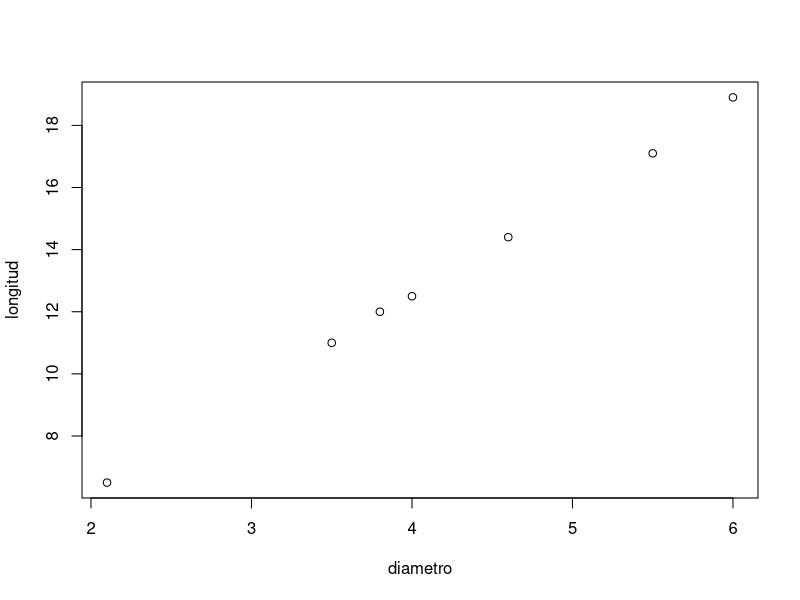
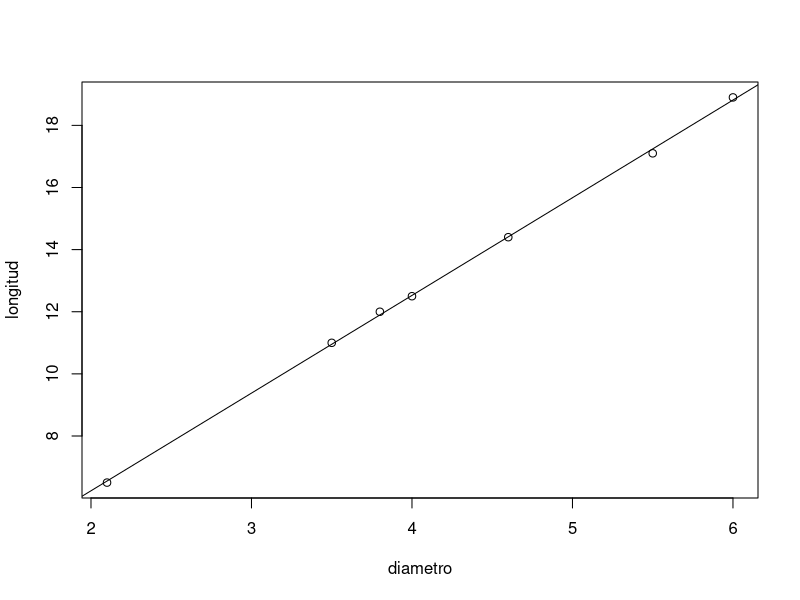

The R script that drew these images, in order:
# borrar todo
rm(list=ls())
# Mediante la letra c (componer) creo vectores
# <- flecha para asignar
# x:diametro y:longitud
diametro <- c(2.10,5.50,4.00,3.80,6.00,3.50,4.60)
longitud <- c(6.50,17.10,12.50,12.00,18.90,11.00,14.40)

#ploteo
plot(diametro,longitud)


## lm es la función que invoca el algoritmo de Regresión Lineal. lm([target variable] ~ [predictor variables], data = [data source])

# Determino la variable dependiente e independiente

## El símbolo “~” nos permite relacionar las variables en cuestión. 
## El operador ~ tilde nos permite separar el lado izquierdo del lado derecho en una formula
## En el caso de una realacion lineal del tipo "y = x + b", lo que esta a la izquierda del tilde
## es la variable dependiente (y, respuesta) y a la derecha la independiente (x, explicativa)
## (y~x) se lee como y "en funcion de" x.

# Muestro el resultado por pantalla, invocando a la variable que guardó nuestro resultado:

resultado <- lm(longitud~diametro)
resultado

#coeficientes
# (intercept) es la constante de la recta.
# la otra variable es la pendiente
coef(resultado)

# Detalles sobre la regresion
summary(resultado)

#Podemos graficar ahora la “línea de mejor ajuste”, llamando a la función “abline”
plot(longitud~diametro)
abline(resultado)

#separo los coeficientes
b1 <- coef(resultado)[1]
m1 <- coef(resultado)[2]

# obtengo aproximacion para 7.5 cm
y_ <- m1 * 7.5 + b1  
y_

# otra forma de hacer la prediccion
# creo un data frame (similar a pandas)
a <- data.frame(diametro = 7.5)
y2 <- predict(resultado, a)
print(y2)
